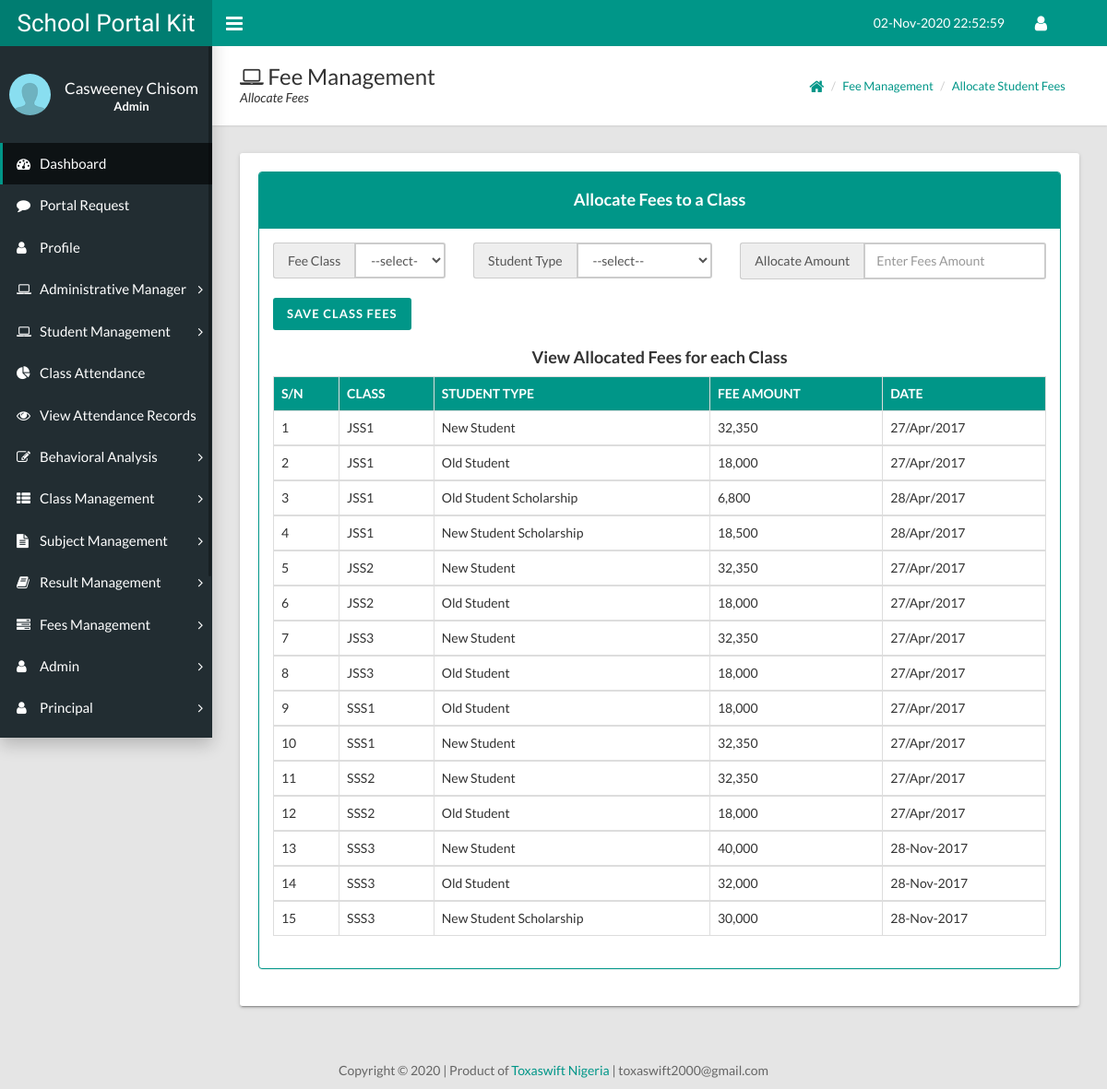
Screenshot of /resources/view/modules.php?allocate_class_fee (signed in) with the database file from the repository.
### tables this page shows
CREATE TABLE `users` (
  `id` int(10) NOT NULL,
  `title` varchar(50) DEFAULT NULL,
  `fullname` varchar(100) DEFAULT NULL,
  `address` text,
  `phone` varchar(50) DEFAULT NULL,
  `state` varchar(50) DEFAULT NULL,
  `lga` text,
  `nationality` varchar(50) DEFAULT NULL,
  `email` varchar(50) DEFAULT NULL,
  `password` varchar(50) DEFAULT NULL,
  `date_of_reg` varchar(50) DEFAULT NULL,
  `time_of_reg` timestamp NULL DEFAULT CURRENT_TIMESTAMP
);

CREATE TABLE `fee_allocation` (
  `id` int(50) NOT NULL,
  `allocate_class` varchar(100) DEFAULT NULL,
  `student_type` varchar(100) DEFAULT NULL,
  `fee_amount` int(100) DEFAULT NULL,
  `date_allocated` varchar(50) DEFAULT NULL
);

### resources/view/allocate_fees.php (the view, shortened to what this page needs)
<div class='page-title'>
  <div>
    <h1><i class='fa fa-laptop'></i> Fee Management</h1>
    <p>Allocate Fees</p>
  </div>
  <div>
    <ul class='breadcrumb'>
      <li><a href='modules.php'><i class='fa fa-home fa-lg'></i></a></li>
      <li><a href='#'>Fee Management</a></li>
      <li><a href='#'>Allocate Student Fees</a></li>
    </ul>
  </div>
</div>
<div class='card'>
    <div class='panel panel-primary'>
        <div class='panel-heading'>
            <h4 class='text-center'>Allocate Fees to a Class</h4>
        </div>
        <div class='panel-body'>
            <form method='POST' action=''>
                <div class="row">
                    <div class="col-md-3">
                        <div class='input-group'>
                            <span class='input-group-addon' id='basic-addon2'>Fee Class</span>
                            <select class='form-control' name='allocate_fees_class'>
                                <option selected><?php echo $select ?></option>
                            </select>
                        </div>
                    </div>
                    <div class="col-md-4">
                        <div class='input-group'>
                            <span class='input-group-addon' id='basic-addon2'>Student Type</span>
                            <select class='form-control' name='allocate_student_type'>
                                <option selected><?php echo $select ?></option>
                            </select>
                        </div>
                    </div>
                    <div class="col-md-5">
                        <div class='input-group'>
                            <span class='input-group-addon' id='basic-addon2'>Allocate Amount</span>
                            <input type='text' name='allocate_fees_amount' placeholder='Enter Fees Amount' class='form-control' />
                        </div>
                    </div>
                </div>
                <br />
                <p id='btnsubmit'><input type='submit' name='allocate_fees_btn' id='submit' value='Save Class Fees' class='btn btn-large btn-primary text-center' /></p>
            </form>
            <?php
                $query = " SELECT * FROM `fee_allocation` ORDER BY `allocate_class` ";
                $run_query = mysqli_query($connection, $query);
                if(mysqli_num_rows($run_query) > 0){
                    $i = 0;
                    echo"
                        <div class='table-responsive'>
                            <h4 class='text-center'>View Allocated Fees for each Class</h4>
                            <table class='table table-bordered table-hover'>
                                <thead class=''>
                                    <tr class='bg-primary'>
                                        <th>S/N</th>
                                        <th>CLASS</th>
                                        <th>STUDENT TYPE</th>
                                        <th>FEE AMOUNT</th>
                                        <th>DATE</th>
                                    </tr>
                                </thead>
                    ";
                    while($result = mysqli_fetch_assoc($run_query)){
                        $i++;
                        $fee_class = $result['allocate_class'];
                        $fee_student_type = $result['student_type'];
                        $fee_amount_paid = number_format($result['fee_amount']);
                        $fee_date = $result['date_allocated'];
                        echo"
                            <tbody>
                                <tr>
                                    <td>{$i}</td>
                                    <td>{$fee_class}</td>
                                    <td>{$fee_student_type}</td>
                                    <td>{$fee_amount_paid}</td>
                                    <td>{$fee_date}</td>
                                </tr>
                            </tbody>
                        ";
                    }
                    echo"
                            </table>
                        </div>
                    ";
                }else{
                    echo "<h4 class='text-danger'><b>No Records</b></h4>";
                }
            ?>
        </div>
    </div>
</div>

### resources/view/modules.php (shortened to what this page needs)
<?php
	require_once("../../public/connection.php");
?>
<?php
	$date = date('d-M-Y');
	$select = "--select--";
	$year = date('Y');
?>
<?php
	$query = " SELECT * FROM `users` WHERE id = '{$_SESSION['admin']}' ";
	$run_query = mysqli_query($connection, $query);
	if(mysqli_num_rows($run_query) == 1){
		while($result = mysqli_fetch_assoc($run_query)){
			$user_fullname = ucwords($result['fullname']);
		}
	}
?>
<!DOCTYPE html>
<html>
  <head>
    <link rel='stylesheet' type='text/css' href='../../assets/css/main.css'>
    <link rel='stylesheet' type='text/css' href='../../assets/css/defined.css'>
    <link rel="stylesheet" href="../../assets/css/font-awesome-4.7.0/css/font-awesome.css">
  </head>
  <body class='sidebar-mini fixed'>
    <div class='wrapper'>
      <header class='main-header hidden-print'><a class='logo' href='index.html'>School Portal Kit</a>
        <nav class='navbar navbar-static-top'>
          <a class='sidebar-toggle' href='#' data-toggle='offcanvas'></a>
          <div class='navbar-custom-menu'>
            <ul class='top-nav'>
              <li class='dropdown notification-menu'><a class='dropdown-toggle' href='#' data-toggle='dropdown' aria-expanded='false'><?php echo $date; ?> <span id='clockDisplay'></a>
              </li>
              <li class='dropdown'><a class='dropdown-toggle' href='#' data-toggle='dropdown' role='button' aria-haspopup='true' aria-expanded='false'><i class='fa fa-user fa-lg'></i></a>
              </li>
            </ul>
          </div>
        </nav>
      </header>
      <aside class='main-sidebar hidden-print'>
        <section class='sidebar'>
          <div class='user-panel'>
            <div class='pull-left image'><img class='img-circle' src='../../img/author-img.png' alt='User Image'></div>
            <div class='pull-left info'>
              <p><?php echo $user_fullname; ?></p>
              <p class='designation text-center'><b>Admin</b></p>
            </div>
          </div>
          <ul class='sidebar-menu'>
            <li class='active'><a href='modules.php?dashboard'><i class='fa fa-dashboard'></i><span>Dashboard</span></a></li>
            <li><a href='modules.php?portal_request'><i class='fa fa-comment'></i><span>Portal Request</span></a></li>
            <li><a href='modules.php?staff_profile'><i class='fa fa-user'></i><span>Profile</span></a></li>
            <li class='treeview'><a href='#'><i class='fa fa-laptop'></i><span>Administrative Manager</span><i class='fa fa-angle-right'></i></a>
            </li>
            <li class='treeview'><a href='#'><i class='fa fa-laptop'></i><span>Student Management</span><i class='fa fa-angle-right'></i></a>
            </li>
            <li><a href='modules.php?class_attendance'><i class='fa fa-pie-chart'></i><span>Class Attendance</span></a></li>
            <li><a href='modules.php?view_attendance_records'><i class='fa fa-eye'></i><span>View Attendance Records</span></a></li>
            <li class='treeview'><a href='#'><i class='fa fa-edit'></i><span>Behavioral Analysis</span><i class='fa fa-angle-right'></i></a>
            </li>
            <li class='treeview'><a href='#'><i class='fa fa-th-list'></i><span>Class Management</span><i class='fa fa-angle-right'></i></a>
            </li>
            <li class='treeview'><a href='#'><i class='fa fa-file-text'></i><span>Subject Management</span><i class='fa fa-angle-right'></i></a>
            </li>
            <li class='treeview'><a href='#'><i class='fa fa-book'></i><span>Result Management</span><i class='fa fa-angle-right'></i></a>
            </li>
			<li class='treeview'><a href='#'><i class='fa fa-tasks'></i><span>Fees Management</span><i class='fa fa-angle-right'></i></a>
            </li>
            <li class='treeview'><a href='#'><i class='fa fa-user'></i><span>Admin</span><i class='fa fa-angle-right'></i></a>
            </li>
            <li class='treeview'><a href='#'><i class='fa fa-user'></i><span>Principal</span><i class='fa fa-angle-right'></i></a>
            </li>
            <li class='treeview'><a href='#'><i class='fa fa-user'></i><span>Accountant</span><i class='fa fa-angle-right'></i></a>
            </li>
          </ul>
        </section>
      </aside>
      <div class='content-wrapper'>
        <?php
            if(isset($_GET['portal_request'])){
                require_once("portal_request.php");
            }
            elseif(isset($_GET['staff_profile'])){
                require("staff_profile.php");
            }
            elseif(isset($_GET['manage_school_info'])){
                require("manage_school_info.php");
            }
            elseif(isset($_GET['view_school_info'])){
                require("view_school_info.php");
            }
            elseif(isset($_GET['current_term'])){
                require("current_term.php");
            }
            elseif(isset($_GET['current_session'])){
                require("current_session.php");
            }
            elseif(isset($_GET['add_new_session'])){
                require("new_session.php");
            }
            elseif(isset($_GET['add_new_student'])){
                require("add_new_student.php");
            }
            elseif(isset($_GET['promote_students'])){
                require("promote_students.php");
            }
            elseif(isset($_GET['promote_selected_students'])){
                require_once("promote_selected_students.php");
            }
            elseif(isset($_GET['demote_students'])){
                require("demote_student.php");
            }
            elseif(isset($_GET['view_students'])){
                require("view_students.php");
            }
            elseif(isset($_GET['class_attendance'])){
                require("class_attendance.php");
            }
            elseif(isset($_GET['view_attendance_records'])){
                require("view_attendance_records.php");
            }
            elseif(isset($_GET['add_class'])){
                require("add_class.php");
            }
            elseif(isset($_GET['view_classes'])){
                require("view_classes.php");
            }
            elseif(isset($_GET['students_conducts'])){
                require("student_conduct.php");
            }
            elseif(isset($_GET['export_conduct_sheet'])){
                require("export_conduct.php");
            }
            elseif(isset($_GET['upload_conducts'])){
                require("upload_conduct.php");
            }
            elseif(isset($_GET['view_conducts'])){
                require("view_conducts.php");
            }
            elseif(isset($_GET['add_subjects'])){
                require("add_subject.php");
            }
            elseif(isset($_GET['view_added_subjects'])){
                require("view_subject.php");
            }
            elseif(isset($_GET['register_student_subject'])){
                require("register_student_subject.php");
            }
            elseif(isset($_GET['view_registered_subjects'])){
                require("view_registered_subjects.php");
            }
            elseif(isset($_GET['subject_number_specification'])){
                require("specify_subject_number.php");
            }
            elseif(isset($_GET['specify_junior'])){
                require("specify_junior.php");
            }
            elseif(isset($_GET['specify_senior'])){
                require("specify_senior.php");
            }
            elseif(isset($_GET['upload_result'])){
                require("result_upload.php");
            }
            elseif(isset($_GET['excel_result_upload'])){
                require("excel_result_upload.php");
            }
            elseif(isset($_GET['view_uploaded_results'])){
                require("view_upload.php");
            }
            elseif(isset($_GET['save_resumption'])){
                require("save_resumption.php");
            }
            elseif(isset($_GET['view_resumption'])){
                require("view_resumption.php");
            }
            elseif(isset($_GET['publish_result'])){
                require("publish_result.php");
            }
            elseif(isset($_GET['view_published_result'])){
                require("view_published_result.php");
            }
            elseif(isset($_GET['allocate_class_fee'])){
                require("allocate_fees.php");
            }
            elseif(isset($_GET['fee_payment'])){
                require("fee_payment.php");
            }
            elseif(isset($_GET['outstanding_fees'])){
                require("outsatanding_bills.php");
            }
            elseif(isset($_GET['slip'])){
                require("slip.php");
            }
            elseif(isset($_GET['add_admin'])){
                require("add_admin.php");
            }
            elseif(isset($_GET['view_all_admin'])){
                require("view_all_admin.php");
            }
            elseif(isset($_GET['add_princial'])){
                require("add_princial.php");
            }
            elseif(isset($_GET['view_all_principals'])){
                require("view_all_principals.php");
            }
            elseif(isset($_GET['add_accountant'])){
                require("add_accountant.php");
            }
            elseif(isset($_GET['view_accountants'])){
                require("view_accountants.php");
            }
            elseif(isset($_GET['add_teacher'])){
                require("add_teacher.php");
            }
            elseif(isset($_GET['assign_class_to_teacher'])){
                require("assign_class_to_teacher.php");
            }
            elseif(isset($_GET['view_teachers_portfolio'])){
                require("view_teachers_portfolio.php");
            }
            elseif(isset($_GET['calendar'])){
                require("calendar.php");
            }
            elseif(isset($_GET['staff_reset_password'])){
                require("staff_reset_password.php");
            }
            elseif(isset($_GET['mails'])){
                require_once("mails.php");
            }
            elseif(isset($_GET['all_contact'])){
                require("all_contact.php");
            }
            elseif(isset($_GET['settings'])){
              require_once("settings.php");
            }
            elseif(isset($_GET['logout'])){
                SESSION_UNSET();
                redirect_to("../../login000/login.php");
            }
        ?>
      </div>
        <footer class="noprint">
            <div class='container-fluid'>
                <p class='text-center' style='color: #666;'>Copyright &#169; <?php echo $year ?> | Product of <a href='http://www.toxaswift.com'>Toxaswift Nigeria</a> | <span class='glyphicon glyphicon-envelope'></span> toxaswift2000@gmail.com</p>
            </div>
        </footer>
    </div>
  </body>
</html>

### rows the page displays
users: fullname "Casweeney Chisom"
fee_allocation: allocate_class "JSS1", student_type "New Student", fee_amount "32,350", date_allocated "27/Apr/2017"
fee_allocation: allocate_class "JSS1", student_type "Old Student", fee_amount "18,000", date_allocated "27/Apr/2017"
fee_allocation: allocate_class "JSS1", student_type "Old Student Scholarship", fee_amount "6,800", date_allocated "28/Apr/2017"
fee_allocation: allocate_class "JSS1", student_type "New Student Scholarship", fee_amount "18,500", date_allocated "28/Apr/2017"
fee_allocation: allocate_class "JSS2", student_type "New Student", fee_amount "32,350", date_allocated "27/Apr/2017"
fee_allocation: allocate_class "JSS2", student_type "Old Student", fee_amount "18,000", date_allocated "27/Apr/2017"
fee_allocation: allocate_class "JSS3", student_type "New Student", fee_amount "32,350", date_allocated "27/Apr/2017"
fee_allocation: allocate_class "JSS3", student_type "Old Student", fee_amount "18,000", date_allocated "27/Apr/2017"
fee_allocation: allocate_class "SSS1", student_type "Old Student", fee_amount "18,000", date_allocated "27/Apr/2017"
fee_allocation: allocate_class "SSS1", student_type "New Student", fee_amount "32,350", date_allocated "27/Apr/2017"
fee_allocation: allocate_class "SSS2", student_type "New Student", fee_amount "32,350", date_allocated "27/Apr/2017"
fee_allocation: allocate_class "SSS2", student_type "Old Student", fee_amount "18,000", date_allocated "27/Apr/2017"
fee_allocation: allocate_class "SSS3", student_type "New Student", fee_amount "40,000", date_allocated "28-Nov-2017"
fee_allocation: allocate_class "SSS3", student_type "Old Student", fee_amount "32,000", date_allocated "28-Nov-2017"
fee_allocation: allocate_class "SSS3", student_type "New Student Scholarship", fee_amount "30,000", date_allocated "28-Nov-2017"

### other values shown
form field allocate_fees_class "--select--"
form field allocate_student_type "--select--"
